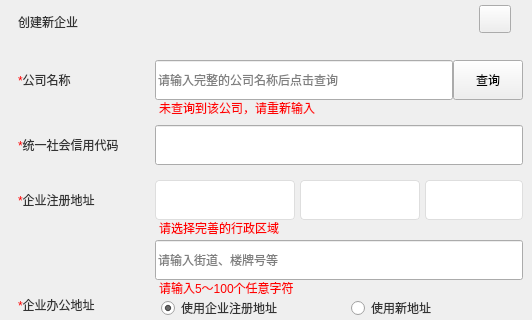
     <widget class="QWidget" name="widget" native="true">
      <property name="maximumSize">
       <size>
        <width>540</width>
        <height>320</height>
       </size>
      </property>
      <widget class="QComboBox" name="comboBoxArea">
       <property name="geometry">
        <rect>
         <x>425</x>
         <y>180</y>
         <width>98</width>
         <height>40</height>
        </rect>
       </property>
       <property name="sizePolicy">
        <sizepolicy hsizetype="Fixed" vsizetype="Fixed">
         <horstretch>0</horstretch>
         <verstretch>0</verstretch>
        </sizepolicy>
       </property>
       <property name="minimumSize">
        <size>
         <width>98</width>
         <height>40</height>
        </size>
       </property>
       <property name="maximumSize">
        <size>
         <width>98</width>
         <height>40</height>
        </size>
       </property>
       <property name="styleSheet">
        <string notr="true">QComboBox{border-radius:4px;color:rgba(51,51,51,1);border:1px solid rgb(222,222,222);font:14px 'Microsoft Yahei';padding-left:10px;}

QComboBox:focus{border:1px solid rgba(30,140,238,1);}

QComboBox::drop-down{subcontrol-origin:padding;subcontrol-position:top right;width:32px;border-radius:4px;}

QComboBox:down-arrow{image:url(:/ZcloudDesk/image/comboBoxDownArrow.png);}

QComboBox QAbstractItemView
{
	border-radius:0px;
	border: 1px solid rgb(161,161,161);
	outline: 0px;	
}
QComboBox QAbstractItemView::item 
{
	font:14px &quot;微软雅黑&quot;;
    height:32px;
}</string>
       </property>
       <property name="editable">
        <bool>true</bool>
       </property>
      </widget>
      <widget class="QLabel" name="labelAddressError">
       <property name="geometry">
        <rect>
         <x>159</x>
         <y>280</y>
         <width>191</width>
         <height>15</height>
        </rect>
       </property>
       <property name="sizePolicy">
        <sizepolicy hsizetype="Preferred" vsizetype="Fixed">
         <horstretch>0</horstretch>
         <verstretch>0</verstretch>
        </sizepolicy>
       </property>
       <property name="minimumSize">
        <size>
         <width>0</width>
         <height>15</height>
        </size>
       </property>
       <property name="maximumSize">
        <size>
         <width>16777215</width>
         <height>15</height>
        </size>
       </property>
       <property name="styleSheet">
        <string notr="true">font: 12px &quot;微软雅黑&quot;;
color: #ff0000;
border-bottom:0px;</string>
       </property>
       <property name="text">
        <string>请输入5～100个任意字符</string>
       </property>
      </widget>
      <widget class="QLineEdit" name="lineEditSocietyCode">
       <property name="geometry">
        <rect>
         <x>155</x>
         <y>125</y>
         <width>368</width>
         <height>40</height>
        </rect>
       </property>
       <property name="sizePolicy">
        <sizepolicy hsizetype="Fixed" vsizetype="Fixed">
         <horstretch>0</horstretch>
         <verstretch>0</verstretch>
        </sizepolicy>
       </property>
       <property name="minimumSize">
        <size>
         <width>368</width>
         <height>40</height>
        </size>
       </property>
       <property name="maximumSize">
        <size>
         <width>368</width>
         <height>40</height>
        </size>
       </property>
       <property name="styleSheet">
        <string notr="true">QLineEdit{border-radius:4px;color:rgba(51,51,51,1);border:1px solid rgb(222,222,222);font:14px 'Microsoft Yahei';padding-left:10px;}
QLineEdit:laceholder{color:rgba(51,51,51,1);}QLineEdit:focus{border:1px solid rgba(30,140,238,1);}
QLineEdit:disabled{background-color: rgb(247,248, 250);};</string>
       </property>
       <property name="text">
        <string/>
       </property>
       <property name="readOnly">
        <bool>true</bool>
       </property>
       <property name="placeholderText">
        <string/>
       </property>
      </widget>
      <widget class="QLabel" name="label_4">
       <property name="geometry">
        <rect>
         <x>18</x>
         <y>290</y>
         <width>100</width>
         <height>30</height>
        </rect>
       </property>
       <property name="sizePolicy">
        <sizepolicy hsizetype="Preferred" vsizetype="Fixed">
         <horstretch>0</horstretch>
         <verstretch>0</verstretch>
        </sizepolicy>
       </property>
       <property name="minimumSize">
        <size>
         <width>56</width>
         <height>30</height>
        </size>
       </property>
       <property name="maximumSize">
        <size>
         <width>100</width>
         <height>30</height>
        </size>
       </property>
       <property name="styleSheet">
        <string notr="true">font: 14px &quot;微软雅黑&quot;;
color:#333333;
border-bottom:0px;</string>
       </property>
       <property name="text">
        <string>&lt;font color = red&gt;*&lt;/font&gt;&lt;font color =#333333&gt;企业办公地址&lt;/font&gt;</string>
       </property>
      </widget>
      <widget class="QLabel" name="labelAreaError">
       <property name="geometry">
        <rect>
         <x>159</x>
         <y>220</y>
         <width>131</width>
         <height>15</height>
        </rect>
       </property>
       <property name="sizePolicy">
        <sizepolicy hsizetype="Preferred" vsizetype="Fixed">
         <horstretch>0</horstretch>
         <verstretch>0</verstretch>
        </sizepolicy>
       </property>
       <property name="minimumSize">
        <size>
         <width>0</width>
         <height>15</height>
        </size>
       </property>
       <property name="maximumSize">
        <size>
         <width>16777215</width>
         <height>15</height>
        </size>
       </property>
       <property name="styleSheet">
        <string notr="true">font: 12px &quot;微软雅黑&quot;;
color: #ff0000;
border-bottom:0px;</string>
       </property>
       <property name="text">
        <string>请选择完善的行政区域</string>
       </property>
      </widget>
      <widget class="QLineEdit" name="lineEditCompanyName">
       <property name="geometry">
        <rect>
         <x>155</x>
         <y>60</y>
         <width>298</width>
         <height>40</height>
        </rect>
       </property>
       <property name="sizePolicy">
        <sizepolicy hsizetype="Fixed" vsizetype="Fixed">
         <horstretch>0</horstretch>
         <verstretch>0</verstretch>
        </sizepolicy>
       </property>
       <property name="minimumSize">
        <size>
         <width>260</width>
         <height>40</height>
        </size>
       </property>
       <property name="maximumSize">
        <size>
         <width>368</width>
         <height>40</height>
        </size>
       </property>
       <property name="styleSheet">
        <string notr="true">QLineEdit{border-radius:4px;color:rgba(51,51,51,1);border:1px solid rgb(222,222,222);font:14px 'Microsoft Yahei';padding-left:10px;}
QLineEdit:laceholder{color:rgba(51,51,51,1);}QLineEdit:focus{border:1px solid rgba(30,140,238,1);}
QLineEdit:disabled{background-color: rgb(247,248, 250);};</string>
       </property>
       <property name="text">
        <string/>
       </property>
       <property name="readOnly">
        <bool>false</bool>
       </property>
       <property name="placeholderText">
        <string>请输入完整的公司名称后点击查询</string>
       </property>
      </widget>
      <widget class="QPushButton" name="closeButton">
       <property name="geometry">
        <rect>
         <x>479</x>
         <y>5</y>
         <width>32</width>
         <height>28</height>
        </rect>
       </property>
       <property name="sizePolicy">
        <sizepolicy hsizetype="Fixed" vsizetype="Fixed">
         <horstretch>0</horstretch>
         <verstretch>0</verstretch>
        </sizepolicy>
       </property>
       <property name="minimumSize">
        <size>
         <width>32</width>
         <height>28</height>
        </size>
       </property>
       <property name="maximumSize">
        <size>
         <width>32</width>
         <height>28</height>
        </size>
       </property>
       <property name="styleSheet">
        <string notr="true">QPushButton{border-image: url(:/EntCenterWidget/image/close.png);}
QPushButton:hover,pressed{border-image: url(:/EntCenterWidget/image/close_sel.png);};</string>
       </property>
       <property name="text">
        <string/>
       </property>
      </widget>
      <widget class="QComboBox" name="comboBoxPro">
       <property name="geometry">
        <rect>
         <x>155</x>
         <y>180</y>
         <width>140</width>
         <height>40</height>
        </rect>
       </property>
       <property name="sizePolicy">
        <sizepolicy hsizetype="Fixed" vsizetype="Fixed">
         <horstretch>0</horstretch>
         <verstretch>0</verstretch>
        </sizepolicy>
       </property>
       <property name="minimumSize">
        <size>
         <width>140</width>
         <height>40</height>
        </size>
       </property>
       <property name="maximumSize">
        <size>
         <width>140</width>
         <height>40</height>
        </size>
       </property>
       <property name="styleSheet">
        <string notr="true">QComboBox{border-radius:4px;color:rgba(51,51,51,1);border:1px solid rgb(222,222,222);font:14px 'Microsoft Yahei';padding-left:10px;}

QComboBox:focus{border:1px solid rgba(30,140,238,1);}

QComboBox::drop-down{subcontrol-origin:padding;subcontrol-position:top right;width:32px;border-radius:4px;}

QComboBox:down-arrow{image:url(:/ZcloudDesk/image/comboBoxDownArrow.png);}

QComboBox QAbstractItemView
{
	border-radius:0px;
	border: 1px solid rgb(161,161,161);
	outline: 0px;	
}
QComboBox QAbstractItemView::item 
{
	font:14px &quot;微软雅黑&quot;;
    height:32px;
}</string>
       </property>
       <property name="editable">
        <bool>true</bool>
       </property>
      </widget>
      <widget class="QLabel" name="label_2">
       <property name="geometry">
        <rect>
         <x>18</x>
         <y>65</y>
         <width>61</width>
         <height>30</height>
        </rect>
       </property>
       <property name="sizePolicy">
        <sizepolicy hsizetype="Preferred" vsizetype="Fixed">
         <horstretch>0</horstretch>
         <verstretch>0</verstretch>
        </sizepolicy>
       </property>
       <property name="minimumSize">
        <size>
         <width>56</width>
         <height>15</height>
        </size>
       </property>
       <property name="maximumSize">
        <size>
         <width>100</width>
         <height>30</height>
        </size>
       </property>
       <property name="styleSheet">
        <string notr="true">font: 14px &quot;微软雅黑&quot;;
color:#333333;
border-bottom:0px;</string>
       </property>
       <property name="text">
        <string>&lt;font color = red&gt;*&lt;/font&gt;&lt;font color =#333333&gt;公司名称&lt;/font&gt;</string>
       </property>
      </widget>
      <widget class="QLineEdit" name="lineEditAddress">
       <property name="geometry">
        <rect>
         <x>155</x>
         <y>240</y>
         <width>368</width>
         <height>40</height>
        </rect>
       </property>
       <property name="sizePolicy">
        <sizepolicy hsizetype="Fixed" vsizetype="Fixed">
         <horstretch>0</horstretch>
         <verstretch>0</verstretch>
        </sizepolicy>
       </property>
       <property name="minimumSize">
        <size>
         <width>368</width>
         <height>40</height>
        </size>
       </property>
       <property name="maximumSize">
        <size>
         <width>368</width>
         <height>40</height>
        </size>
       </property>
       <property name="styleSheet">
        <string notr="true">QLineEdit{border-radius:4px;color:rgba(51,51,51,1);border:1px solid rgb(222,222,222);font:14px 'Microsoft Yahei';padding-left:10px;}
QLineEdit:laceholder{color:rgba(51,51,51,1);}QLineEdit:focus{border:1px solid rgba(30,140,238,1);}
QLineEdit:disabled{background-color: rgb(247,248, 250);};</string>
       </property>
       <property name="text">
        <string/>
       </property>
       <property name="maxLength">
        <number>100</number>
       </property>
       <property name="placeholderText">
        <string>请输入街道、楼牌号等</string>
       </property>
      </widget>
      <widget class="QRadioButton" name="radioButtonAddressNew">
       <property name="geometry">
        <rect>
         <x>351</x>
         <y>300</y>
         <width>151</width>
         <height>16</height>
        </rect>
       </property>
       <property name="styleSheet">
        <string notr="true">font: 14px &quot;微软雅黑&quot;;
color:#333333;
border-bottom:0px;</string>
       </property>
       <property name="text">
        <string>使用新地址</string>
       </property>
      </widget>
      <widget class="QLabel" name="label">
       <property name="geometry">
        <rect>
         <x>18</x>
         <y>15</y>
         <width>91</width>
         <height>14</height>
        </rect>
       </property>
       <property name="sizePolicy">
        <sizepolicy hsizetype="Preferred" vsizetype="Fixed">
         <horstretch>0</horstretch>
         <verstretch>0</verstretch>
        </sizepolicy>
       </property>
       <property name="minimumSize">
        <size>
         <width>56</width>
         <height>14</height>
        </size>
       </property>
       <property name="maximumSize">
        <size>
         <width>100</width>
         <height>14</height>
        </size>
       </property>
       <property name="styleSheet">
        <string notr="true">font: 14px &quot;微软雅黑&quot;;
color:#333333;
border-bottom:0px;</string>
       </property>
       <property name="text">
        <string>创建新企业</string>
       </property>
      </widget>
      <widget class="QRadioButton" name="radioButtonAddressReg">
       <property name="geometry">
        <rect>
         <x>161</x>
         <y>300</y>
         <width>161</width>
         <height>16</height>
        </rect>
       </property>
       <property name="styleSheet">
        <string notr="true">font: 14px &quot;微软雅黑&quot;;
color:#333333;
border-bottom:0px;</string>
       </property>
       <property name="text">
        <string>使用企业注册地址</string>
       </property>
       <property name="checked">
        <bool>true</bool>
       </property>
      </widget>
      <widget class="QLabel" name="label_10">
       <property name="geometry">
        <rect>
         <x>18</x>
         <y>130</y>
         <width>120</width>
         <height>30</height>
        </rect>
       </property>
       <property name="sizePolicy">
        <sizepolicy hsizetype="Preferred" vsizetype="Fixed">
         <horstretch>0</horstretch>
         <verstretch>0</verstretch>
        </sizepolicy>
       </property>
       <property name="minimumSize">
        <size>
         <width>56</width>
         <height>30</height>
        </size>
       </property>
       <property name="maximumSize">
        <size>
         <width>120</width>
         <height>30</height>
        </size>
       </property>
       <property name="styleSheet">
        <string notr="true">font: 14px &quot;微软雅黑&quot;;
color:#333333;
border-bottom:0px;</string>
       </property>
       <property name="text">
        <string>&lt;font color = red&gt;*&lt;/font&gt;&lt;font color =#333333&gt;统一社会信用代码&lt;/font&gt;</string>
       </property>
      </widget>
      <widget class="QLabel" name="label_3">
       <property name="geometry">
        <rect>
         <x>18</x>
         <y>185</y>
         <width>100</width>
         <height>30</height>
        </rect>
       </property>
       <property name="sizePolicy">
        <sizepolicy hsizetype="Preferred" vsizetype="Fixed">
         <horstretch>0</horstretch>
         <verstretch>0</verstretch>
        </sizepolicy>
       </property>
       <property name="minimumSize">
        <size>
         <width>56</width>
         <height>30</height>
        </size>
       </property>
       <property name="maximumSize">
        <size>
         <width>100</width>
         <height>30</height>
        </size>
       </property>
       <property name="styleSheet">
        <string notr="true">font: 14px &quot;微软雅黑&quot;;
color:#333333;
border-bottom:0px;</string>
       </property>
       <property name="text">
        <string>&lt;font color = red&gt;*&lt;/font&gt;&lt;font color =#333333&gt;企业注册地址&lt;/font&gt;</string>
       </property>
      </widget>
      <widget class="QPushButton" name="buttonSearch">
       <property name="geometry">
        <rect>
         <x>453</x>
         <y>60</y>
         <width>70</width>
         <height>40</height>
        </rect>
       </property>
       <property name="sizePolicy">
        <sizepolicy hsizetype="Fixed" vsizetype="Fixed">
         <horstretch>0</horstretch>
         <verstretch>0</verstretch>
        </sizepolicy>
       </property>
       <property name="minimumSize">
        <size>
         <width>70</width>
         <height>32</height>
        </size>
       </property>
       <property name="maximumSize">
        <size>
         <width>72</width>
         <height>40</height>
        </size>
       </property>
       <property name="styleSheet">
        <string notr="true">QPushButton{background-color:qlineargradient(spread:pad, x1:0, y1:0, x2:1, y2:0, stop:0 rgba(2, 164, 253, 1), stop:1 rgba(31, 139, 237, 1));border-radius:4px;font: 14px &quot;微软雅黑&quot;;color:rgba(255, 255, 255, 1);}
			QPushButton:hover,pressed{ background-color: qlineargradient(spread:pad, x1:0, y1:0, x2:0, y2:1, stop:0 rgba(40, 178, 253, 1),stop:1 rgba(64, 156, 240, 1));
		  border-radius:4px;font: 14px &quot;微软雅黑&quot;;color:rgba(255, 255, 255, 1);}
QPushButton:disabled{ background-color:rgba(200,200,200,1);border-radius:4px;};</string>
       </property>
       <property name="text">
        <string>查询</string>
       </property>
      </widget>
      <widget class="QLabel" name="labelCompanyNotFound">
       <property name="geometry">
        <rect>
         <x>159</x>
         <y>100</y>
         <width>271</width>
         <height>15</height>
        </rect>
       </property>
       <property name="sizePolicy">
        <sizepolicy hsizetype="Preferred" vsizetype="Fixed">
         <horstretch>0</horstretch>
         <verstretch>0</verstretch>
        </sizepolicy>
       </property>
       <property name="minimumSize">
        <size>
         <width>0</width>
         <height>15</height>
        </size>
       </property>
       <property name="maximumSize">
        <size>
         <width>16777215</width>
         <height>15</height>
        </size>
       </property>
       <property name="styleSheet">
        <string notr="true">font: 12px &quot;微软雅黑&quot;;
color: #ff0000;
border-bottom:0px;</string>
       </property>
       <property name="text">
        <string>未查询到该公司，请重新输入</string>
       </property>
      </widget>
      <widget class="QComboBox" name="comboBoxCity">
       <property name="geometry">
        <rect>
         <x>300</x>
         <y>180</y>
         <width>120</width>
         <height>40</height>
        </rect>
       </property>
       <property name="sizePolicy">
        <sizepolicy hsizetype="Fixed" vsizetype="Fixed">
         <horstretch>0</horstretch>
         <verstretch>0</verstretch>
        </sizepolicy>
       </property>
       <property name="minimumSize">
        <size>
         <width>120</width>
         <height>40</height>
        </size>
       </property>
       <property name="maximumSize">
        <size>
         <width>120</width>
         <height>40</height>
        </size>
       </property>
       <property name="styleSheet">
        <string notr="true">QComboBox{border-radius:4px;color:rgba(51,51,51,1);border:1px solid rgb(222,222,222);font:14px 'Microsoft Yahei';padding-left:10px;}

QComboBox:focus{border:1px solid rgba(30,140,238,1);}

QComboBox::drop-down{subcontrol-origin:padding;subcontrol-position:top right;width:32px;border-radius:4px;}

QComboBox:down-arrow{image:url(:/ZcloudDesk/image/comboBoxDownArrow.png);}

QComboBox QAbstractItemView
{
	border-radius:0px;
	border: 1px solid rgb(161,161,161);
	outline: 0px;	
}
QComboBox QAbstractItemView::item 
{
	font:14px &quot;微软雅黑&quot;;
    height:32px;
}</string>
       </property>
       <property name="editable">
        <bool>true</bool>
       </property>
      </widget>
      <zorder>comboBoxArea</zorder>
      <zorder>labelAddressError</zorder>
      <zorder>lineEditSocietyCode</zorder>
      <zorder>label_4</zorder>
      <zorder>labelAreaError</zorder>
      <zorder>lineEditCompanyName</zorder>
      <zorder>closeButton</zorder>
      <zorder>comboBoxPro</zorder>
      <zorder>label_2</zorder>
      <zorder>lineEditAddress</zorder>
      <zorder>radioButtonAddressNew</zorder>
      <zorder>label</zorder>
      <zorder>radioButtonAddressReg</zorder>
      <zorder>label_10</zorder>
      <zorder>label_3</zorder>
      <zorder>buttonSearch</zorder>
      <zorder>labelCompanyNotFound</zorder>
      <zorder>comboBoxCity</zorder>
      <zorder>widgetAddressOffice</zorder>
     </widget>
